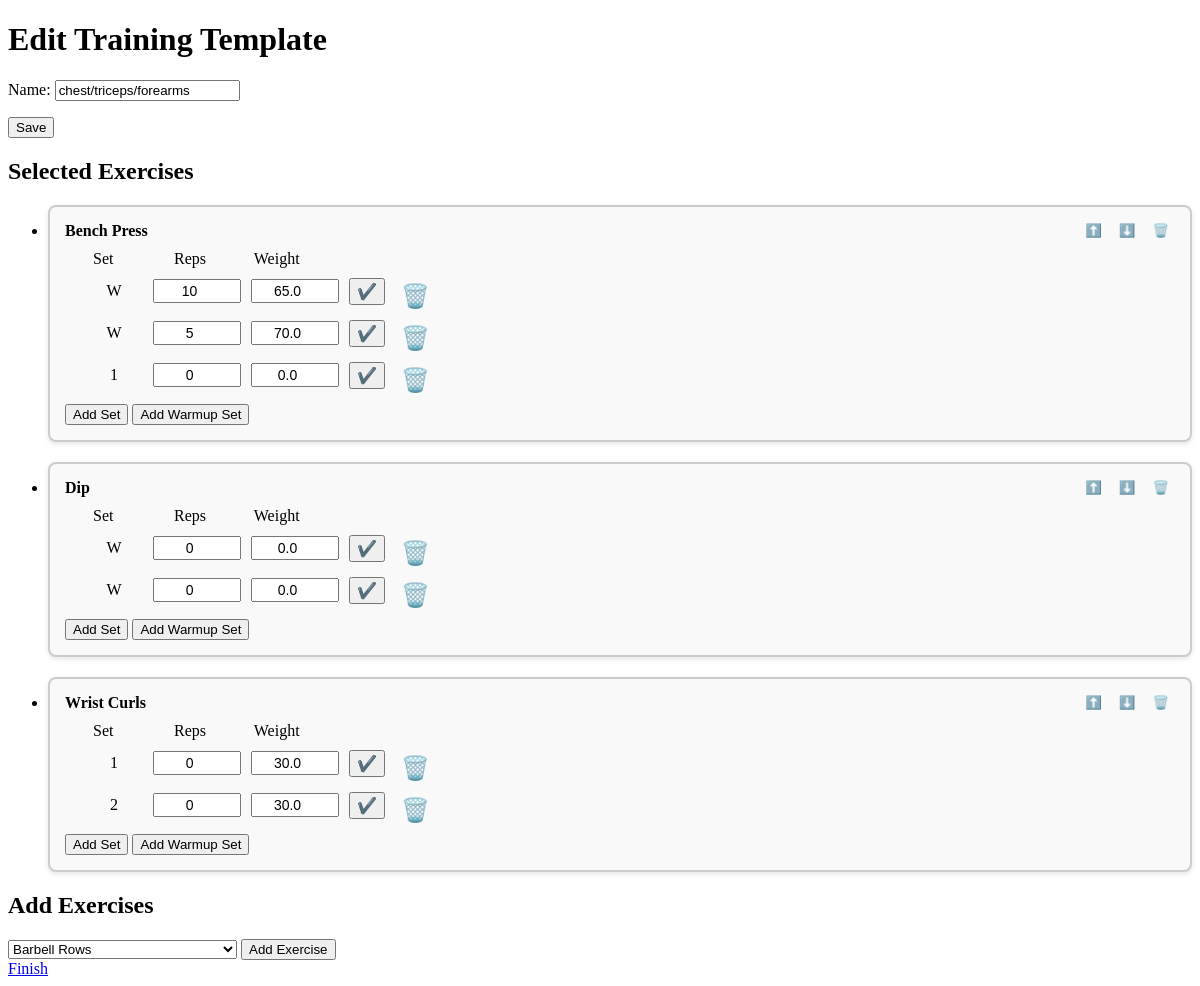
Screenshot of /training-templates/edit/21/ with the database file from the repository.
### training_templates/models.py (models this page shows, shortened)
class TrainingTemplate(models.Model):
    name = models.CharField(max_length=100)
    exercises = models.ManyToManyField(Exercise, through='ExerciseOrder')

class ExerciseOrder(models.Model):
    training_template = models.ForeignKey(TrainingTemplate, on_delete=models.CASCADE)
    exercise = models.ForeignKey(Exercise, on_delete=models.CASCADE)
    order = models.PositiveIntegerField()
    class Meta:
        ordering = ['order']

class Set(models.Model):
    exercise_order = models.ForeignKey(ExerciseOrder, related_name='sets', on_delete=models.CASCADE)
    set_type = models.CharField(max_length=2, choices=SetType.choices, default=SetType.NUMBERED)
    weight = models.FloatField()
    reps = models.IntegerField()
    class Meta:
        ordering = [
            models.Case(
                models.When(set_type='W', then=models.Value(0)),
                models.When(set_type__regex=r'^\d+$', then=models.Value(1)),
                default=models.Value(2),
                output_field=models.IntegerField(),
            ),
            models.Case(
                models.When(set_type='W', then=models.Value(0)),
                default=models.F('set_type'),
                output_field=models.IntegerField(),
            )
        ]

### exercises/models.py (models this page shows, shortened)
class Exercise(models.Model):
    name = models.CharField(max_length=100)
    main_body_part = models.ForeignKey(BodyPart, on_delete=models.CASCADE, related_name='main_body_exercises')
    additional_body_parts = models.ManyToManyField(BodyPart, related_name='additional_body_exercises', blank=True)
    class Meta:
        ordering = ['name']  # Specify ordering by name

### training_templates/views.py (the view, shortened to what this page needs)
# urls.py: path('edit/<int:template_id>/', create_or_edit_training_template, name='edit_training_template'),
def create_or_edit_training_template(request, template_id=None):
    if template_id:
        training_template = get_object_or_404(TrainingTemplate, id=template_id)
    else:
        training_template = None
    form = TrainingTemplateForm(instance=training_template)
    set_form = SetForm()
    available_exercises, selected_exercises = get_exercises(training_template)
    return render(request, 'training_templates/create_training_template.html', {
        'form': form,
        'set_form': set_form,
        'exercises': available_exercises,
        'selected_exercises': selected_exercises,
        'template_id': template_id,
    })

### training_templates/forms.py
class TrainingTemplateForm(forms.ModelForm):
    class Meta:
        model = TrainingTemplate
        fields = ['name']

class SetForm(forms.ModelForm):
    class Meta:
        model = Set
        fields = ['set_type', 'weight', 'reps']

### training_templates/views.py (called while the page is built)
def get_exercises(training_template):
    selected_exercise_ids = ExerciseOrder.objects.filter(training_template=training_template).\
        values_list('exercise_id', flat=True)
    available_exercises = Exercise.objects.exclude(id__in=selected_exercise_ids)
    selected_exercises = ExerciseOrder.objects.filter(training_template=training_template).order_by('order') \
        if training_template else []
    return available_exercises, selected_exercises

### training_templates/templates/training_templates/create_training_template.html (shortened to what this page needs)
<!DOCTYPE html>
<html>
<head>
    {% load static %}
    <link rel="stylesheet" type="text/css" href="{% static 'training_templates/styles-2.css' %}">
</head>
<body>
    <h1>{% if template_id %}Edit{% else %}Create{% endif %} Training Template</h1>
    <form method="post" action="{% if template_id %}{% url 'edit_training_template' template_id=template_id %}{% else %}{% url 'create_training_template' %}{% endif %}">
        {{ form.as_p }}
        <button type="submit" name="name-form">Save</button>
    </form>
    {% if template_id %}
        {% include 'training_templates/selected_exercises.html' %}
        {% include 'training_templates/add_exercise.html' %}
    {% endif %}
    <a href="{% url 'training_template_list' %}">Finish</a>
</body>
</html>

### training_templates/templates/training_templates/selected_exercises.html (shortened to what this page needs)
{% if selected_exercises %}
    <h2>Selected Exercises</h2>
    <ul>
        {% for exercise_order in selected_exercises %}
            <li>
                <div class="exercise-container">
                    <div class="exercise-header">
                        <span class="exercise-name">{{ exercise_order.exercise.name }}</span>
                        <div class="control-icons">
                            <form method="post" action="{% url 'move_up_exercise' template_id=template_id exercise_id=exercise_order.exercise.id %}" style="display:inline;">
                                <button type="submit" class="arrow-btn">⬆️</button>
                            </form>
                            <form method="post" action="{% url 'move_down_exercise' template_id=template_id exercise_id=exercise_order.exercise.id %}" style="display:inline;">
                                <button type="submit" class="arrow-btn">⬇️</button>
                            </form>
                            <form method="post" action="{% url 'delete_exercise' template_id=template_id exercise_id=exercise_order.exercise.id %}" style="display:inline;">
                                <button type="submit" class="trashcan-btn">🗑️</button>
                            </form>
                        </div>
                    </div>
                    <div class="sets-container" >
                        <div class="set-legend">
                            <span class="set-legend-item">Set</span>
                            <span class="set-legend-item">Reps</span>
                            <span class="set-legend-item">Weight</span>
                        </div>
                        <div class="sets-list">
                            <ul>
                                {% for set in exercise_order.sets.all %}
                                    <li>
                                        <div class="set-line">
                                            <div class="set-form-container">
                                                <form method="post" class="edit-set-form">
                                                    <span class="set-type-display">{{ set.set_type }}</span>
                                                    <input type="number" name="reps" value="{{ set.reps }}" required>
                                                    <input type="number" name="weight" value="{{ set.weight }}" required>
                                                    <button type="submit" name="edit-set-form">✔️</button>
                                                </form>
                                            </div>
                                            <div class="set-trashcan-btn-container">
                                                <form method="post" action="{% url 'delete_set' template_id=template_id set_id=set.id %}" class="set-trashcan-btn">
                                                    <button type="submit" class="set-trashcan-btn">🗑️</button>
                                                </form>
                                            </div>
                                        </div>
                                    </li>
                                {% endfor %}
                            </ul>
                        </div>
                    </div>
                    <div class="add-set-form-container" id="add-set-form-{{ exercise_order.id }}">
                        <form method="post" action="{% url 'edit_training_template' template_id=template_id %}">
                            <button type="submit" name="add-set-form">Add Set</button>
                            <button type="submit" name="add-warmup-set-form">Add Warmup Set</button>
                        </form>
                    </div>
                </div>
            </li>
        {% endfor %}
    </ul>
{% endif %}

### training_templates/static/training_templates/styles-2.css (style rules this page uses)
.exercise-container { margin-bottom: 20px; border: 2px solid #ccc; border-radius: 8px; padding: 15px; background-color: #f9f9f9; box-shadow: 0 2px 5px rgba(0, 0, 0, 0.1); }
.exercise-header { display: flex; align-items: center; justify-content: space-between; margin-bottom: 10px; }
.exercise-name { flex-grow: 1; margin-right: 10px; font-weight: bold; }
.control-icons { display: flex; align-items: center; gap: 5px; }
.set-legend, .edit-set-form { display: flex; justify-content: space-between; align-items: center; width: 100%; max-width: 250px; gap: 10px; margin-bottom: 10px; }
.set-legend-item, .set-type-display { width: 100px; text-align: center; }
.sets-list { margin-top: 10px; margin-left: 20px; }
.sets-list ul { list-style-type: none; padding: 0; margin: 0; }
.sets-list li { margin-bottom: 5px; }
.arrow-btn, .trashcan-btn, .set-trashcan-btn { background: none; border: none; cursor: pointer; display: flex; align-items: center; }
.set-trashcan-btn { background: none; border: none; cursor: pointer; display: flex; align-items: center; color: #6c757d; font-size: 1.2em; margin-left: 5px; }
.edit-set-form { display: flex; align-items: center; width: 100%; max-width: 300px; }
.edit-set-form input[type="number"] { width: 80px; padding: 2px; font-size: 14px; text-align: center; }
.edit-set-form button[name="edit-set-form"] { font-size: 1em; padding: 2px 6px; }
.set-trashcan-btn-container { display: flex; align-items: center; }
.set-line { display: flex; align-items: center; }

### rows the page displays
TrainingTemplate: name "chest/triceps/forearms"
ExerciseOrder: exercise.name "Bench Press"
Set: set_type "W", reps "10", weight "65.0"
Set: set_type "W", reps "5", weight "70.0"
Set: set_type "1", reps "0", weight "0.0"
ExerciseOrder: exercise.name "Dip"
Set: set_type "W", reps "0", weight "0.0"
Set: set_type "W", reps "0", weight "0.0"
ExerciseOrder: exercise.name "Wrist Curls"
Set: set_type "1", reps "0", weight "30.0"
Set: set_type "2", reps "0", weight "30.0"

### other values shown
form field exercise "Barbell Rows"
